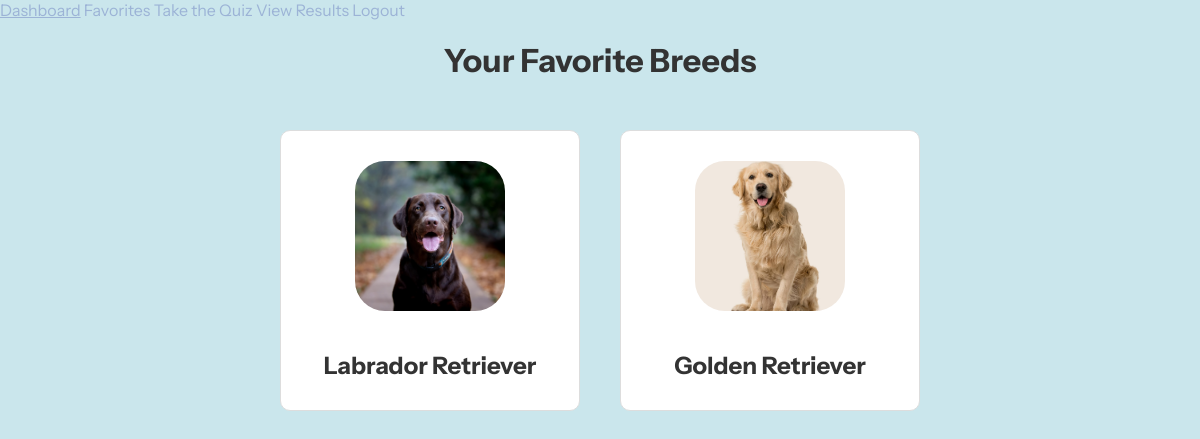
Screenshot of /FINAL-PRODUCT/favorites.php (signed in) with the database file from the repository.
### tables this page shows
CREATE TABLE breeds (
    id INTEGER PRIMARY KEY,
    name TEXT NOT NULL,
    traits TEXT NOT NULL,
    image TEXT,
    about TEXT,
    shelters TEXT
  );

### FINAL-PRODUCT/favorites.php (the view, shortened to what this page needs)
<?php
require 'db.php';
$user_id = $_SESSION['user_id'] ?? null;
$stmt = $pdo->prepare("
  SELECT b.*
  FROM favorites f
  JOIN breeds b ON f.breed_id = b.id
  WHERE f.user_id = ?
");
$stmt->execute([$user_id]);
$favorites = $stmt->fetchAll();
if (empty($favorites)) {
  $favoritesHtml = "<p>You haven’t favorited any breeds yet. <a href='quiz.php'>Take the quiz</a> to get started!</p>";
} else {
  $favoritesHtml = "<div class='favorites-grid'>";
  foreach ($favorites as $breed) {
    $id = htmlspecialchars($breed['id']);
    $name = htmlspecialchars($breed['name']);
    $image = htmlspecialchars($breed['image']);
    $favoritesHtml .= <<<HTML
      <div class="tile">
        <a href="result.php?id=$id">
          <img src="$image" width="150">
          <h2>$name</h2>
        </a>
      </div>
    HTML;
  }
  $favoritesHtml .= "</div>";
}
$template = file_get_contents('templates/favorites.html');
$template = str_replace('{{favorites}}', $favoritesHtml, $template);
include 'templates/navbar.php';
echo $template;
?>

### css/style.css (style rules this page uses)
:root { --color-dark: #333333; --color-muted: #AEB4B5; --color-primary: #75849B; --color-accent: #9CB3D6; --color-background: #CAE6EC; }
body { font-family: 'Instrument Sans', sans-serif; margin: 0; padding: 0; background-color: var(--color-background); color: var(--color-dark); }
a { color: var(--color-accent); text-decoration: none; }
h1, h2, h3 { color: var(--color-dark); }

### FINAL-PRODUCT/css/favorites.css (style rules this page uses)
h1 { text-align: center; }
.favorites-grid { display: flex; flex-wrap: wrap; justify-content: center; gap: 40px; margin: 50px; }
.tile { flex: 0 0 300px; box-sizing: border-box; text-align: center; padding: 10px; background-color: #fff; border: 1px solid #ddd; border-radius: 10px; }
img { margin: 20px; border-radius: 30px; }

### rows the page displays
breeds: image (picture), name "Labrador Retriever"
breeds: image (picture), name "Golden Retriever"

### other values shown
$template "Your Favorite Breeds"
